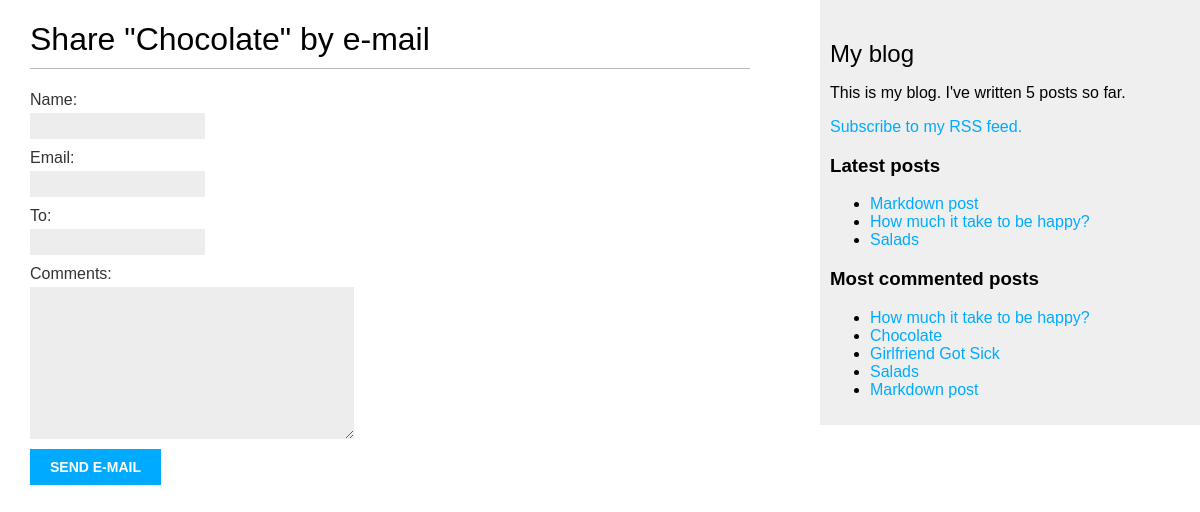
/blog_app/1/share/, run on the app's committed database.
### blog_app/models.py (models this page shows, shortened)
class Post(models.Model):
    class Status(models.TextChoices):
        DRAFT = ('DF', 'Draft')
        PUBLISHED = ('PB', 'Published')
    title = models.CharField(max_length=250)
    slug = models.SlugField(max_length=250, unique_for_date='publish')  # Слаг является уникальным для конкретной даты.
    author = models.ForeignKey(User, on_delete=models.CASCADE, related_name='blog_posts')
    body = models.TextField()
    publish = models.DateTimeField(default=timezone.now)
    created = models.DateTimeField(auto_now_add=True)
    updated = models.DateTimeField(auto_now=True)
    status = models.CharField(max_length=2, choices=Status.choices, default=Status.DRAFT)
    tags = TaggableManager()
    objects = models.Manager()
    published = PublishedManager()
    class Meta:
        ordering = ('-publish', )
        indexes = (
            models.Index(fields=['-publish']),
        )
    def get_absolute_url(self):
        return reverse('blog_app:post_detail',
                       args=[self.publish.year,
                             self.publish.month,
                             self.publish.day,
                             self.slug])

### blog_app/views.py (the view)
# urls.py: path('<int:post_id>/share/', views.post_share, name='post_share'),
def post_share(request, post_id):
    post = get_object_or_404(Post, id=post_id, status=Post.Status.PUBLISHED)
    sent = False
    if request.method == 'POST':
        form = EmailPostForm(request.POST)
        if form.is_valid():
            cd = form.cleaned_data
            post_url = request.build_absolute_uri(post.get_absolute_url())
            subject = f"{cd['name']} recommends you read {post.title}"
            message = f"Read {post.title} at {post_url}\n\n{cd['name']}'s comments: {cd['comments']}"
            send_mail(subject, message, 'dimaosipov00@gmail.com', [cd['to']])
            sent = True
    else:
        form = EmailPostForm()
    return render(request, 'blog_app/post/share.html', context={'post': post, 'form': form, 'sent': sent})

### blog_app/forms.py
class EmailPostForm(forms.Form):
    name = forms.CharField(max_length=25)
    email = forms.EmailField()
    to = forms.EmailField()
    comments = forms.CharField(widget=forms.Textarea, required=False)

### blog_app/models.py (called while the page is built)
    def get_queryset(self):
        return super().get_queryset().filter(status=Post.Status.PUBLISHED)

### blog_app/templatetags/blog_tags.py (called while the page is built)
@register.simple_tag
def total_posts():
    return Post.published.count()

@register.inclusion_tag('blog_app/post/latest_posts.html')
def show_latest_posts(count=5):
    latest_posts = Post.published.order_by('-publish')[:count]
    return {'latest_posts': latest_posts}

@register.simple_tag
def get_most_commented_posts(count=5):
    return Post.published.annotate(total_comments=Count('comments')).order_by('-total_comments')[:count]

### blog_app/templates/blog_app/post/share.html (shortened to what this page needs)
{% extends '../base.html' %}
{% block content %}
    {% if sent %}
        <h1>E-mail successfully sent</h1>
        <p>"{{ post.title }}" was successfully sent to {{ form.cleaned_data.to }}</p>
    {% else %}
        <h1>Share "{{ post.title }}" by e-mail</h1>
        <form method="post">
            {{ form.as_p }}
            <input type="submit" value="Send e-mail">
        </form>
    {% endif %}
{% endblock %}

### blog_app/templates/blog_app/base.html (shortened to what this page needs)
{% load blog_tags %}
{% load static %}
<!DOCTYPE html>
<html lang="en">
<head>
    <link href="{% static 'css/blog_app.css' %}" rel="stylesheet">
</head>
<body>
    <div id="content">
        {% block content %}
        {% endblock %}
    </div>
    <div id="sidebar">
        <h2>My blog</h2>
        <p>This is my blog. I've written {% total_posts %} posts so far.</p>
        <p><a href="{% url 'blog_app:post_feed' %}">Subscribe to my RSS feed.</a></p>
        <h3>Latest posts</h3>
        {% show_latest_posts 3 %}
        <h3>Most commented posts</h3>
        {% get_most_commented_posts as most_commented_posts %}
        <ul>
            {% for post in most_commented_posts %}
                <li><a href="{{ post.get_absolute_url }}">{{ post.title }}</a></li>
            {% endfor %}
        </ul>
    </div>
</body>
</html>

### blog_app/templates/blog_app/post/latest_posts.html
<ul>
    {% for post in latest_posts %}
        <li><a href="{{ post.get_absolute_url }}">{{ post.title }}</a></li>
    {% endfor %}
</ul>

### blog_app/static/css/blog_app.css (style rules this page uses)
body { margin:0; padding:0; font-family:helvetica, sans-serif; }
a { color:#00abff; text-decoration:none; }
h1 { font-weight:normal; border-bottom:1px solid #bbb; padding:0 0 10px 0; }
h2 { font-weight:normal; margin:30px 0 0; }
#content { float:left; width:60%; padding:0 0 0 30px; }
#sidebar { float:right; width:30%; padding:10px; background:#efefef; height:100%; }
label { float:left; clear:both; color:#333; margin-bottom:4px; }
input, textarea { clear:both; float:left; margin:0 0 10px; background:#ededed; border:0; padding:6px 10px; font-size:12px; }
input[type=submit] { font-weight:bold; background:#00abff; color:#fff; padding:10px 20px; font-size:14px; text-transform:uppercase; }

### data on the page
Post: title "Chocolate"
Post: title "Markdown post"
Post: title "How much it take to be happy?"
Post: title "Salads"
Post: title "Girlfriend Got Sick"
